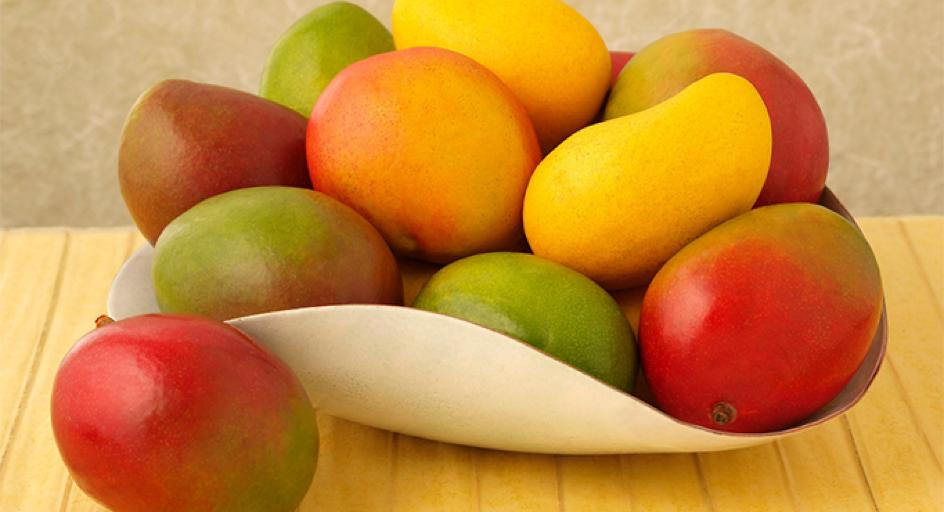
#> input picture images/fruit.jpg, 944 x 512 px, found by its file name
$ python test.py
#> lines starting #> are read from the running program, lines starting #| are printed output that depends on the picture
### edge-path-maker/filter_quantize.py
'''
Copyright Max Omdal 2018. All Rights Reserved.
'''

import numpy as np
from sklearn.cluster import MiniBatchKMeans
import matplotlib.pyplot as plt
import cv2

''' Given a quantized image, split image into a set of images that only include
    one of the single colors.
    input :
        image : a quantized image represented as a numpy array
        bins  : number of colors within the image
    output :
        a numpy array with bins number of images each of the same size as image.
'''
def splitQuantize(quant, bins):
    # find all the unique colors calculated as a cluster
    uniques = np.unique(quant.reshape(-1, quant.shape[2]), axis=0)

    # Array to hold all layers of the quantized image
    quants = np.zeros(shape=(bins, quant.shape[0], quant.shape[1], quant.shape[2]))
    # Split up an image into multiple arrays based on its color
    for i in range(bins):
        bin = uniques[i]
        binimg = np.array(quant)
        binimg[np.where((binimg != bin).all(axis=2))] = [0,0,0]
        quants[i] = binimg
    return quants

''' quantize an image with a given number of colors
    input :
        imgName : string name of file path
        bins    : number of colors within quantized image. default is 8
    output :
        an quantized image represented as a numpy array
'''
def filterQuantize(imgName, bins = 8):
#> called with imgName = 'images/fruit.jpg', bins = 8
    image = cv2.imread(imgName)
#> image is the input picture: shape (512, 944, 3); mean B, G, R 60.3, 136.2, 199.7
    h, w = image.shape[:2]
#> h = 512; w = 944
    bins = 8
    sigma = 0.33

    image = cv2.cvtColor(image, cv2.COLOR_BGR2LAB)
#> image: shape (512, 944, 3); mean of channels 0, 1, 2 159.8, 145.7, 175.4

    image = image.reshape((image.shape[0] * image.shape[1], 3))

    clt = MiniBatchKMeans(n_clusters = bins)
    labels = clt.fit_predict(image)
    quant = clt.cluster_centers_.astype("uint8")[labels]

    quant = quant.reshape((h, w, 3))
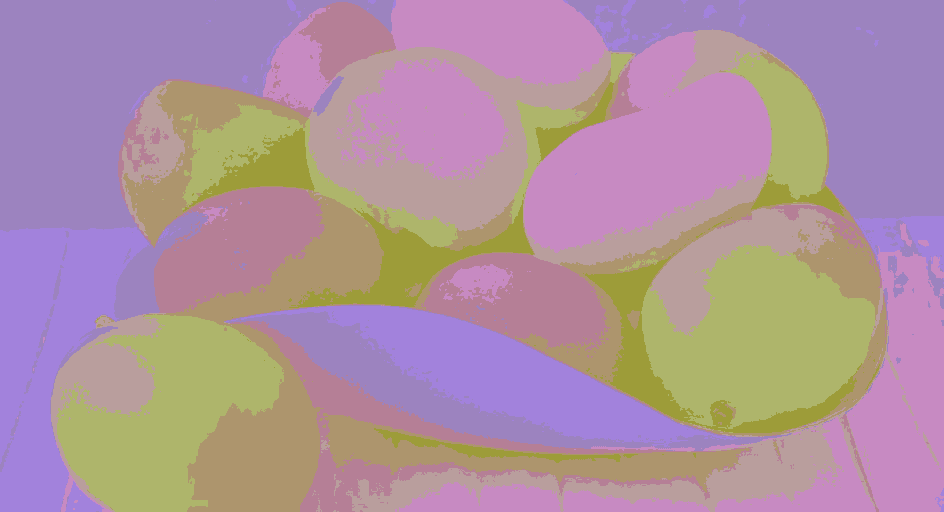
#> quant: shape (512, 944, 3); mean of channels 0, 1, 2 159.2, 145.5, 174.8; drawn as B, G, R
    image = image.reshape((h, w, 3))
    quant = cv2.cvtColor(quant, cv2.COLOR_LAB2RGB)
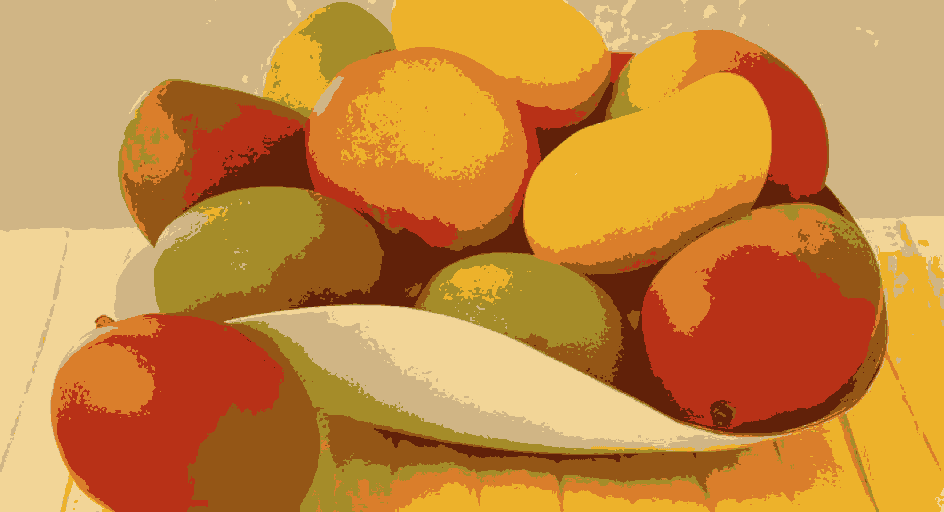
#> quant: shape (512, 944, 3); mean R, G, B 198.8, 136.8, 65.1

    return quant

### edge-path-maker/print_inline.py
'''
Copyright Max Omdal 2018. All Rights Reserved.
'''

import numpy as np
from curve import Curve

''' Generates a stroke path that uses straight lines across the image
    by grouping strips of same colored pixels into one stroke.
    input :
        image : a numpy array of at least 2 dimensions
        skip  : number of rows to skip between each stroke generation. Default is 0
'''
def printInline(image, skip = 0):
    h, w = image.shape[:2]
    strokes = []
    for y in range(0, h, skip + 1):
        start = None
        stop = None
        for x in range(w):
            pixel = image[y, x]
            if start == None and np.any(pixel):
                start = (y, x)
            # break at edge or at end of color
            elif start != None and not np.all(pixel):
                stop = (y, x - 1)
                strokes.append([start, stop])
                start = None
                stop = None
            elif start != None and x == w - 1:
                stop = (y, x)
                strokes.append([start, stop])
    if len(strokes) > 0:
        colors = [strokes[0][0]] * len(strokes)
        Curve.createAndAddCurves(strokes, colors)

''' Generates a stroke path that uses straight lines across the image
    by grouping strips of same colored pixels into one stroke. Breaks
    lines when there is an edge.
    input :
        image : a numpy array of at least 2 dimensions
        edges : a numpy array of at least 2 dimensions. Expects all non-edge
                cases to be zero vectors
        skip  : number of rows to skip between each stroke generation.
                Default is 0
'''
# [22 lines left out: function printInlineEdges, not called in this run]

### edge-path-maker/curve.py
'''
Copyright Max Omdal 2018. All Rights Reserved.
'''

import matplotlib.pyplot as plt

# dictionary of all curves in image, with keys as the stroke ID
curves = {}

class Curve:

    currentStrokeCount = 0

    def __init__(self, points=[], color=[0,0,0], weight = 1):
        self.POINTS = points
        self.color = color
        self.weight = weight

        self.STROKEID = Curve.currentStrokeCount
        Curve.currentStrokeCount += 1

    # add a curve to the global collection of curves
    @staticmethod
    def addCurve(curve):
        curves[curve.STROKEID] = curve
    @staticmethod
    def addCurves(curves):
        for curve in curves:
            Curve.addCurve(curve)
    @staticmethod
    def removeCurve(curve):
        del curves[curve.STROKEID]
    @staticmethod
    def createAndAddCurves(pointSets, colors):
        newCurves = []
        for set in pointSets:
            color = colors.pop(0)
            newCurve = Curve(set, color)
            newCurves.append(newCurve)
        Curve.addCurves(newCurves)

    # provide only get accessor method. points should not be modified
    def getPoints(self):
        return self.POINTS

    def getColor(self):
        return self.color
    def setColor(self, newColor):
        self.color = newColor

    def getWeight(self):
        return self.weight
    def setWeight(self, newWeight):
        self.weight = newWeight

    # Convert a list of control points into a list of points along the curve
    # [24 lines left out: functions stroke2Coordinates, bezierCurveRecurse, visualizeCurve, not called in this run]

### edge-path-maker/json_service.py
'''
Copyright Max Omdal 2018. All Rights Reserved.
'''

import json
from curve import Curve
import os
import settings

def formatJSON(curve):
    data = {
        "strokeid": curve.STROKEID,
        "points": curve.getPoints(),
        "color": curve.getColor()
    }
    return data

def bulkFormatJSON(curves):
    data = {
        "strokes": []
    }
    for ID in curves:
        data["strokes"].append(formatJSON(curves[ID]))
    return data

def writeJSONtoFile(filename, jsonData):
    if fileCheck(filename):
        confirm = userConfirmation("A file with this name already exists. Overwrite?")
        if confirm:
            with open(os.path.join(settings.JSON_DIRECTORY, filename), "w+") as writeFile:
                json.dump(jsonData, writeFile)
        else:
            print("No files have been modified")
    else:
        with open(os.path.join(settings.JSON_DIRECTORY, filename), "w+") as writeFile:
            json.dump(jsonData, writeFile)

# [11 lines left out: function readJSONfromFile, not called in this run]

def fileCheck(filename):
    try:
        f = open(os.path.join(settings.JSON_DIRECTORY, filename), "r")
        f.close()
        return 1
    except IOError:
        return 0

# [8 lines left out: function userConfirmation, not called in this run]

### edge-path-maker/test.py
import print_inline as pin
import filter_quantize as fq
import curve
import json_service

quantimg = fq.filterQuantize("images/fruit.jpg")
quants = fq.splitQuantize(quantimg, 8)
#> in splitQuantize, `uniques = np.unique(quant.reshape(-1, quant.shape[2]), axis=0)`: uniques = [[97, 33, 9], [148, 86, 22], [165, 140, 41], [184, 49, 23], [208, 181, 133], [218, 126, 43], [237, 178, 43], [242, 213, 151]]
#> the loop in splitQuantize, `for i in range(bins):` made 8 passes
#> after the loop in splitQuantize, `for i in range(bins):`:
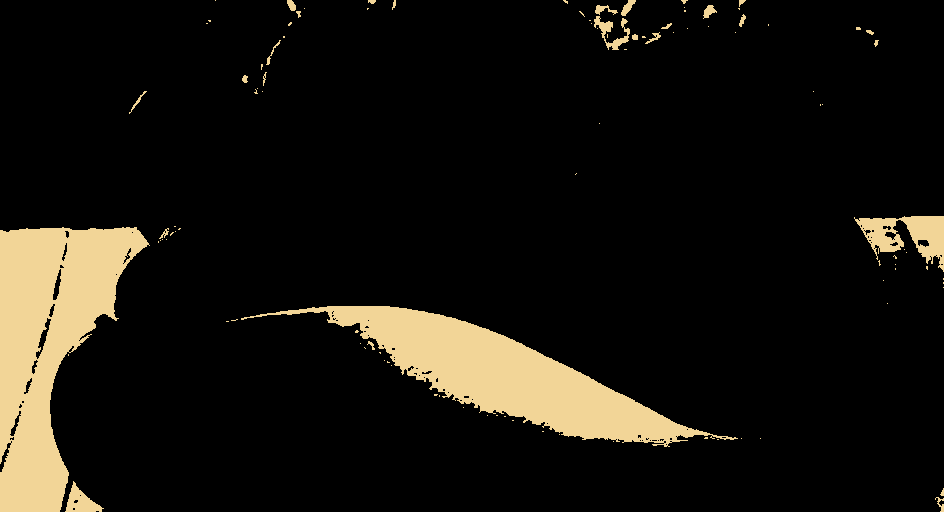
#> binimg: shape (512, 944, 3); mean R, G, B 23.9, 21, 14.9

for quant in quants:
	pin.printInline(quant)
#> this loop made 8 passes
#> (h in printInline, w in printInline) on pass 1: (512, 944)

data = json_service.bulkFormatJSON(curve.curves)
json_service.writeJSONtoFile("fruit_inline.json", data)

$ run again, with images/duck-test.jpg copied over images/fruit.jpg
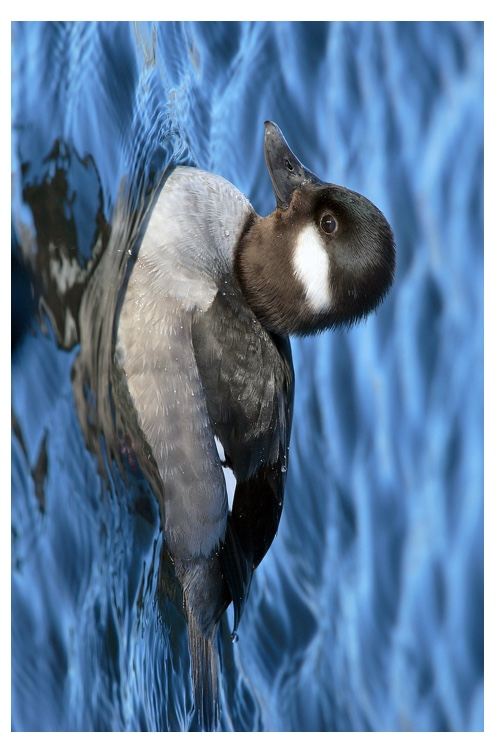
#> input picture images/duck-test.jpg, 500 x 750 px, found by its file name
#> in filterQuantize, image is the input picture: shape (750, 500, 3); mean B, G, R 158.8, 127.5, 99
#> image: shape (750, 500, 3); mean of channels 0, 1, 2 131.8, 127.7, 108.4
#> in filterQuantize, `quant = cv2.cvtColor(quant, cv2.COLOR_LAB2RGB)`:
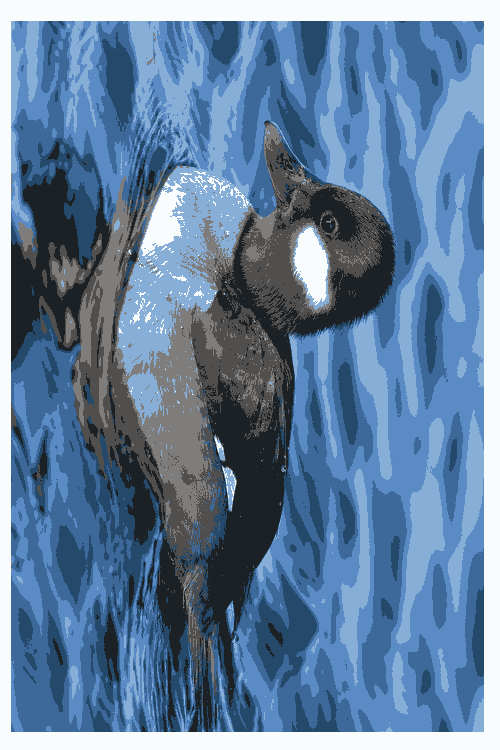
#> quant: shape (750, 500, 3); mean R, G, B 97.8, 127.1, 159.1
#> uniques = [[28, 33, 38], [36, 73, 107], [61, 105, 154], [80, 79, 78], [90, 139, 197], [126, 125, 124], [135, 174, 215], [249, 252, 253]]
#> the loop in splitQuantize, `for i in range(bins):` made 8 passes
#> after the loop in splitQuantize, `for i in range(bins):`:
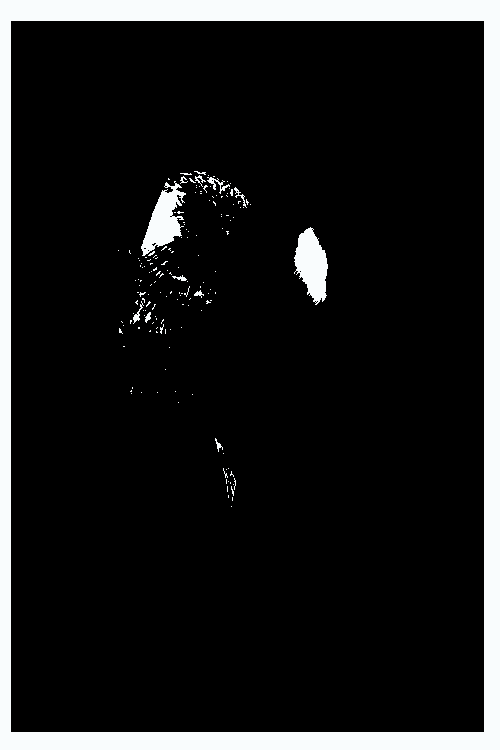
#> binimg: shape (750, 500, 3); mean R, G, B 28.5, 28.9, 29
#> the loop `for quant in quants:` made 8 passes
#> (h in printInline, w in printInline) on pass 1: (750, 500)
